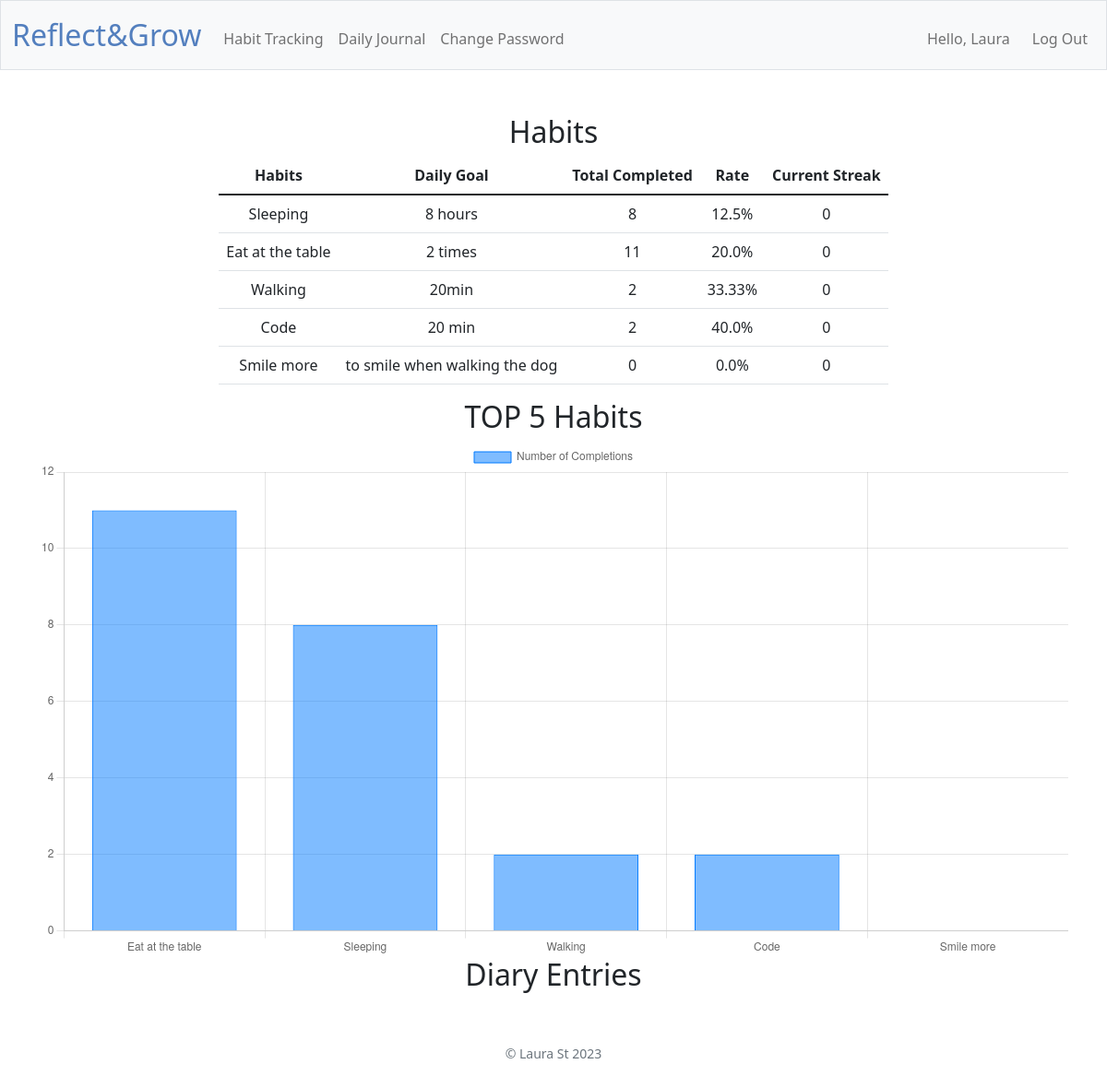
Page / (signed in) on the earlier database version.
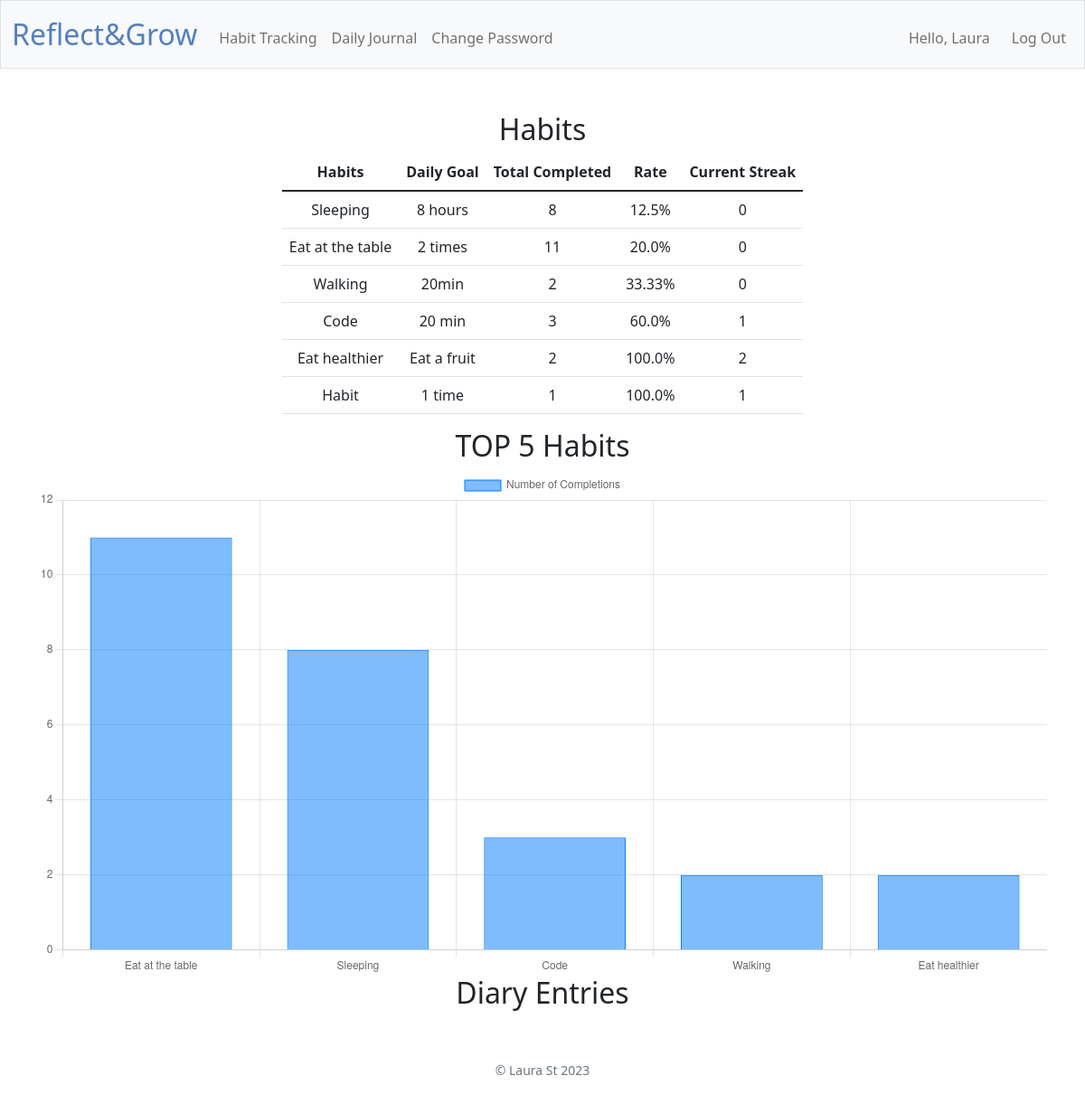
Same page on the later database version.
### tables this page shows
CREATE TABLE "users" (
    id INTEGER PRIMARY KEY AUTOINCREMENT,
    username TEXT NOT NULL UNIQUE,
    hash TEXT NOT NULL
);

CREATE TABLE habits (
    habit_id INTEGER PRIMARY KEY AUTOINCREMENT,
    user_id INTEGER,
    name TEXT NOT NULL,
    rule TEXT NOT NULL,
    created_at DATE DEFAULT (DATE('now')),
    FOREIGN KEY (user_id) REFERENCES users(id)
);

### app.py (the view)
@app.route("/")
@login_required
def index():
    user_id = session.get("user_id")
    habits = habit_service.get_habits(user_id)
    dates = habit_service.get_dates()
    entries = entry_service.get_entries(user_id)
    entries_ids_and_dates = entry_service.get_ids_and_dates(entries)
    completion_counts = habit_service.get_completion_counts(habits)
    sorted_habits_for_chart = sorted(completion_counts.items(), key=lambda x: x[1], reverse=True)
    top_5_habits = sorted_habits_for_chart[:5]
    for habit in habits:
        habit["current_streak"] = habit_service.calculate_current_streak(habit["completions"])
        habit["completion_rate"] = habit_service.calculate_completion_rate(habit["completions"], habit["created_at"])
    return render_template("index.html",
                           habits=habits,
                           dates=dates,
                           entries=entries,
                           entries_ids_and_dates_json=json.dumps(entries_ids_and_dates),
                           habits_json=json.dumps(habits),
                           top_5_habits_json=json.dumps(top_5_habits),
                           completion_counts=completion_counts
                           )

### app.py (called while the page is built)
@app.after_request
def after_request(response):
    response.headers["Cache-Control"] = "no-cache, no-store, must-revalidate"
    response.headers["Expires"] = 0
    response.headers["Pragma"] = "no-cache"
    return response

@app.context_processor
def inject_user():
    user_id = session.get("user_id")
    if user_id:
        result = user_service.get_user_details(user_id)
        user = result["res"]
        return {"username": user["username"]}
    return {}

### database.py (called while the page is built)
def get_habits(user_id):
    return db.execute("SELECT * FROM habits WHERE user_id = ?", user_id)

def get_completions(habit_id, start_date, end_date):
    return db.execute(
        "SELECT date_completed FROM completions WHERE habit_id = ? AND date_completed BETWEEN ? AND ?",
        habit_id, start_date, end_date
    )

def get_completion_counts(habit_id):
    return db.execute(
        "SELECT COUNT(*) as count FROM completions WHERE habit_id = ?", habit_id
    )[0]["count"]

def get_entries(user_id):
    return db.execute(
        "SELECT * FROM journal_entries WHERE user_id = ? ORDER BY created_at DESC", user_id
    )

def get_user(user_id):
    return db.execute("SELECT * FROM users WHERE id = ?", user_id)

### entry_service.py (called while the page is built)
def get_entries(user_id):
    return database.get_entries(user_id)

def get_ids_and_dates(entries):
    entries_ids_and_dates = []
    for entry in entries:
        entries_ids_and_dates.append({
            "id": entry["entry_id"],
            "date": entry["created_at"].split(" ")[0],
            "content": entry["entry_content"]
            })
    return entries_ids_and_dates

### habit_service.py (called while the page is built)
def get_habits(user_id):
    habits = database.get_habits(user_id)
    return get_habits_with_completions(habits)

def get_habits_with_completions(habits):
    today = datetime.now().date()
    start_date = today - timedelta(days=DAYS_BEFORE_TODAY)
    for habit in habits:
        completions = database.get_completions(habit["habit_id"], start_date, today)
        habit["completions"] = [comp["date_completed"] for comp in completions]
    return habits

def get_completion_counts(habits):
    completion_counts = {}
    for habit in habits:
        count = database.get_completion_counts(habit["habit_id"])
        completion_counts[habit["name"]] = count
    return completion_counts

def get_dates():
    today = datetime.now().date()
    return [(today + timedelta(days=i)).strftime("%Y-%m-%d") for i in range(-DAYS_BEFORE_TODAY, 1)]

### helpers.py (called while the page is built)
def success(obj=None):
    return {"success": True, "res": obj}

### templates/index.html (shortened to what this page needs)
{% extends "layout.html" %}
{% block main %}
<h2>Habits</h2>
<div class="table-responsive">
    <table class="table mx-auto w-auto">
        <thead>
            <tr>
                <th>Habits</th>
                <th>Daily Goal</th>
                <th>Total Completed</th>
                <th>Rate</th>
                <th>Current Streak</th>
            </tr>
        </thead>
        <tbody>
            {% for habit in habits %}
            <tr>
                <td>{{ habit.name }}</td>
                <td>{{ habit.rule }}</td>
                <td>{{ completion_counts[habit.name] }}</td>
                <td>{{ habit.completion_rate | round(2) }}%</td>
                <td>{{ habit.current_streak }}</td>
            </tr>
            {% endfor %}
        </tbody>
    </table>
</div>
<h2>TOP 5 Habits</h2>
<canvas id="most-completed-habits" width="400" height="200"></canvas>
<h2>Diary Entries</h2>
{% endblock %}

### templates/layout.html (shortened to what this page needs)
<!DOCTYPE html>
<html lang="en">
<head>
    <link href="https://cdn.jsdelivr.net/npm/bootstrap@5.1.3/dist/css/bootstrap.min.css"
 rel="stylesheet">
    <link href="/static/styles.css" rel="stylesheet">
</head>
<body>
    <nav class="bg-light border navbar navbar-expand-md navbar-light">
        <div class="container-fluid">
            <a class="navbar-brand" href="/"><span class="blue">Reflect&Grow</span></a>
            <div class="collapse navbar-collapse" id="navbar">
                {% if session["user_id"] %}
                <ul class="navbar-nav me-auto mt-2">
                    <li class="nav-item"><a class="nav-link" href="/habits">Habit Tracking</a></li>
                    <li class="nav-item"><a class="nav-link" href="/journal-history">Daily Journal</a></li>
                    <li class="nav-item"><a class="nav-link" href="/change-password">Change Password</a></li>
                </ul>
                <ul class="navbar-nav ms-auto mt-2">
                    <li class="nav-item navbar-text me-3">Hello, {{ username }}</li>
                    <li class="nav-item"><a class="nav-link" href="/logout">Log Out</a></li>
                </ul>
                {% else %}
                <ul class="navbar-nav ms-auto mt-2">
                    <li class="nav-item"><a class="nav-link" href="/register">Register</a></li>
                    <li class="nav-item"><a class="nav-link" href="/login">Log In</a></li>
                </ul>
                {% endif %}
            </div>
        </div>
    </nav>
    <main class="container py-5 text-center">
        {% block main %}{% endblock %}
    </main>
    <footer class="mb-5 small text-center text-muted">
        &copy; Laura St <span id="year"></span>
    </footer>
</body>
</html>

### static/styles.css (style rules this page uses)
nav .navbar-brand { font-size: xx-large; }
nav .navbar-brand .blue { color: #537fbe; }

Differences in the rows shown:
removed habits: name "Smile more", rule "to smile when walking the dog", name "0", completion_rate "0.0", current_streak "0"
computed for habits "Code": name "2" → "3"; completion_rate "40.0" → "60.0"; current_streak "0" → "1"
added habits: name "Eat healthier", rule "Eat a fruit", name "2", completion_rate "100.0", current_streak "2"
added habits: name "Habit", rule "1 time", name "1", completion_rate "100.0", current_streak "1"
Other differences:
chart data {{ top_5_habits_json | safe }}: [["Eat at the table", 11], ["Sleeping", 8], ["Walking", 2], ["Code", 2], ["Smile more", 0]] → [["Eat at the table", 11], ["Sleeping", 8], ["Code", 3], ["Walking", 2], ["Eat healthier", 2]]
chart data {{ completion_counts | safe }}: {'Sleeping': 8, 'Eat at the table': 11, 'Walking': 2, 'Code': 2, 'Smile more': 0} → {'Sleeping': 8, 'Eat at the table': 11, 'Walking': 2, 'Code': 3, 'Eat healthier': 2, 'Habit': 1}
